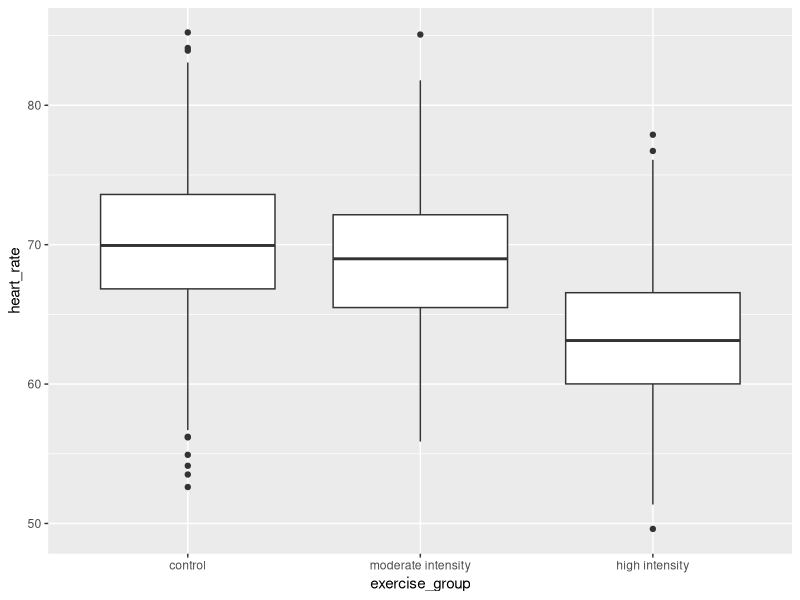
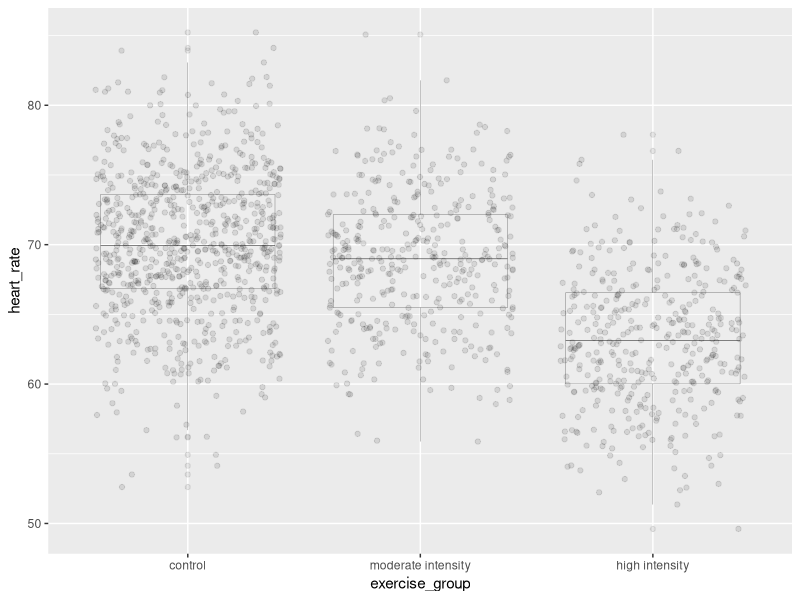
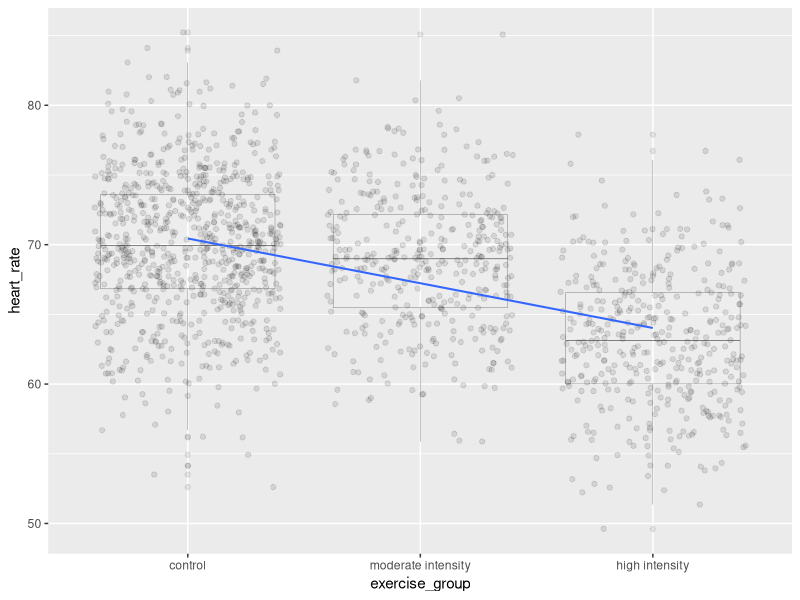

These charts were generated, in order, by the following R code:
## ---- chunk 1
library(tidyverse)
heart_rate <- read_csv("data/simulated_heart_rates.csv")
## ---- chunk 2
heart_rate %>% mutate(exercise_group = fct_reorder(exercise_group, 
                                                   heart_rate, 
                                                   .fun='mean', 
                                                   .desc = TRUE))  %>% 
  ggplot(aes(exercise_group, heart_rate)) + 
  geom_boxplot()
## ---- chunk 3
anova(lm(heart_rate ~ exercise_group, data = heart_rate))
## ---- chunk 4
heart_rate %>% mutate(exercise_group = fct_reorder(exercise_group, 
                                                   heart_rate, 
                                                   .fun='median', 
                                                   .desc = TRUE))  %>% 
  ggplot(aes(exercise_group, heart_rate)) + 
  geom_boxplot(alpha=0.1, linewidth=0.1) +
  geom_jitter(alpha=0.1) 
## ---- chunk 5
heart_rate %>% mutate(exercise_group = fct_reorder(exercise_group, 
                                                   heart_rate, 
                                                   .fun='mean', 
                                                   .desc = TRUE))  %>% 
  ggplot(aes(exercise_group, heart_rate)) + 
  geom_boxplot(alpha=0.1, linewidth=0.1) +
  geom_jitter(alpha=0.1) +
  geom_smooth(method = "lm", 
              aes(group=1), 
              se=FALSE, 
              linewidth=0.7)
